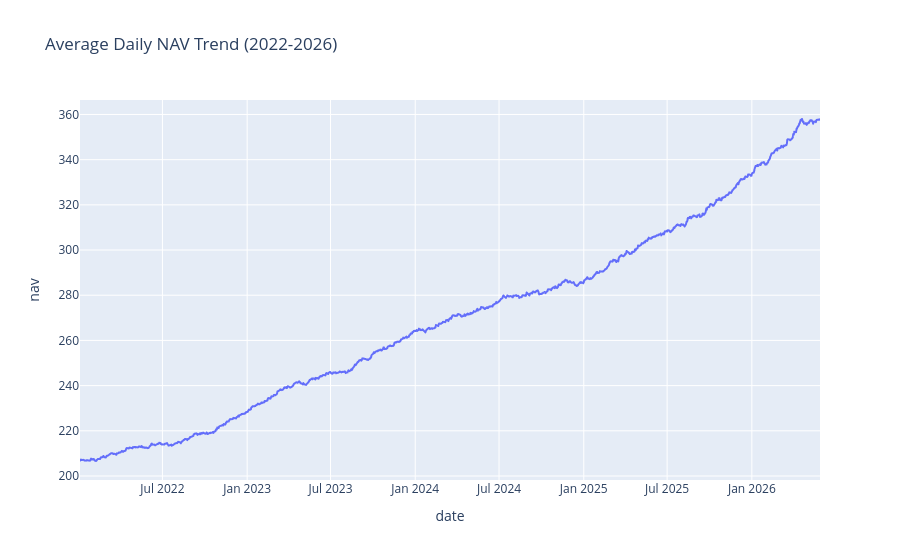

Notebook cell for this chart:
### Code cell
nav['date'] = pd.to_datetime(nav['date'])

daily_nav = nav.groupby('date')['nav'].mean().reset_index()

fig = px.line(
    daily_nav,
    x='date',
    y='nav',
    title='Average Daily NAV Trend (2022-2026)'
)

fig.show()

### Figure 1 — Plotly figure (JSON) as saved in the notebook; plotly's stock layout.template omitted (floating-point values rounded to 4 significant figures; data arrays with more than 128 entries replaced by an {"elided": "..."} marker saying what was removed)
{"data": [{"hovertemplate": "date=%{x}<br>nav=%{y}<extra></extra>", "legendgroup": "", "line": {"color": "#636efa", "dash": "solid"}, "marker": {"symbol": "circle"}, "mode": "lines", "name": "", "showlegend": false, "type": "scattergl", "x": {"elided": "1150 str values"}, "xaxis": "x", "y": {"elided": "1150 float values"}, "yaxis": "y"}], "layout": {"legend": {"tracegroupgap": 0}, "title": {"text": "Average Daily NAV Trend (2022-2026)"}, "xaxis": {"anchor": "y", "domain": [0, 1], "title": {"text": "date"}}, "yaxis": {"anchor": "x", "domain": [0, 1], "title": {"text": "nav"}}}}
